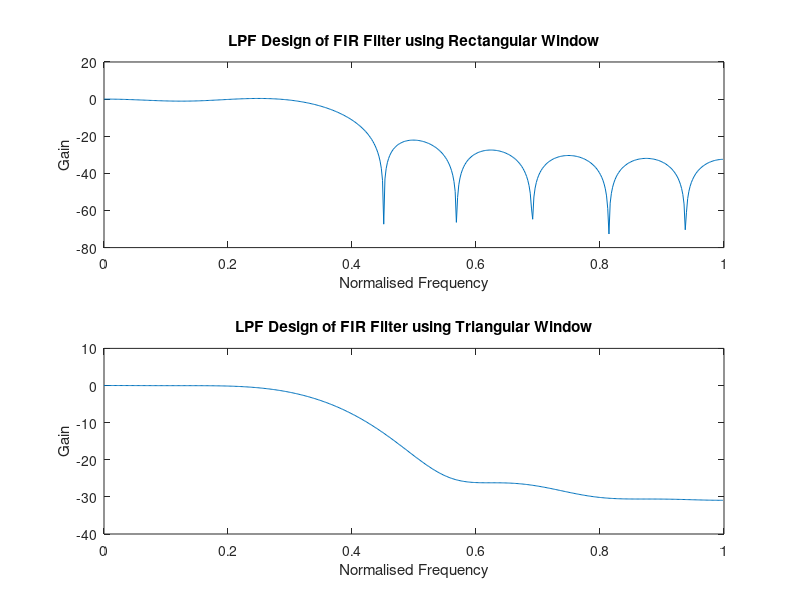

MATLAB code for this plot:
clc;
clear all;
close all;
rs=0.05;%input('Please Enter Stop Band Ripple r(s) :');
rp=0.04;%input('Please Enter Pass Band Riplle r(p) :');
fp=1500;%input('Please Enter Pass Band Frequency :');
fs=2000;%input('Please Enter Stop Band Frequency :');
f=8000;%input('Please Enter Sampling Frequency :'); 
wp=2*(fp/f);
ws=2*(fs/f);
num=-20*log10(sqrt(rs*rp))-13;
den=14.3*(fs-fp)/f;
n=ceil(num/den);
if (mod(n,2)==0)
    n1=n+1;
else
    n1=n;
end
y=boxcar(n1);
b=fir1(n,wp,y);
[h,p]=freqz(b,1,512);
h=20*log10(abs(h));
subplot(2,1,1);
plot((p/pi),h);
xlabel('Normalised Frequency');
ylabel('Gain');
title('LPF Design of FIR Filter using Rectangular Window');
y=bartlett(n1);
b=fir1(n,wp,y);
[h,p]=freqz(b,1,512);
h=20*log10(abs(h));
subplot(2,1,2);
plot((p/pi),h);
xlabel('Normalised Frequency');
ylabel('Gain');
title('LPF Design of FIR Filter using Triangular Window');

